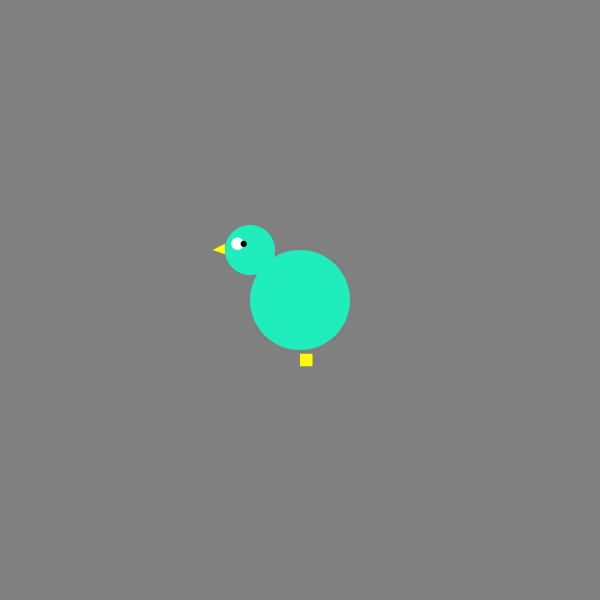
Frame 1 (no input)
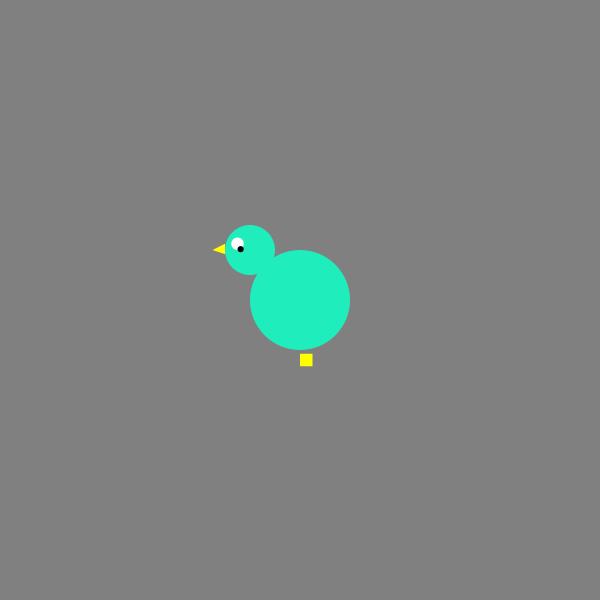
Frame 60 (the mouse pressed at the canvas centre just before this capture)
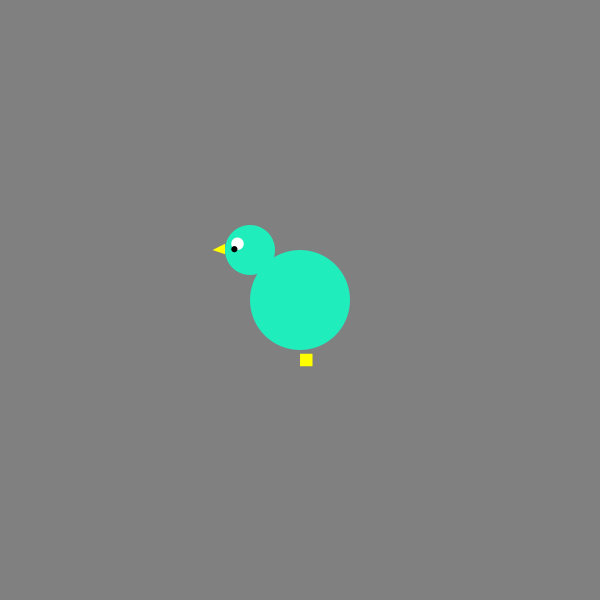
Frame 120 (the mouse held since frame 60 and released just before this capture)

The Processing sketch that drew these frames (run headless with seeded random() and noise(); from frame 60 on, the mouse is pressed at the canvas centre):

// Processing sketch: processing_29693
// ── processing_29693.pde

float grados;
float angulo;


void setup(){
  size (600,600);
  smooth();
  grados = 90.0;
  angulo =0;
  
}
void draw(){
background (128);
noStroke();
angulo += 1;
pio(width/2, height/2, 100,color(31,237,187), angulo );
  
}


void pio(float piX, float piY, float piW, color colorPio, float a){
  //cuerpo pio
  fill( colorPio);
  noStroke();
  ellipse(piX,piY,piW,piW);
  //cara pio
  ellipse(piX-(piW/2),piY-(piW/2),piW/2, piW/2);
  
 
  //ojo pio
  fill(255);
  ellipse(piX-(piW/2)-(piW/8),piY-(piW/2)-(piW/16),piW/8, piW/8);
  //pupila
 fill(0);
 
 //pushMatrix();
//translate (piX-(piW/2) ,piY-(piW/2));
//float radianes = radians(grados); 
//rotate(radianes);
 
  float xp= piX-(piW/2)-(piW/8) + (cos(radians(a))* piW/16);
 float yp= piY-(piW/2)-(piW/16) + (sin(radians(a))* piW/16);
 
 ellipse(xp,yp,piW/16, piW/16);
 //popMatrix();
 
 
 //pico pio
 fill(255,255,0);
 //pico pio
 fill(255,255,0);
 triangle (piX-(piW*3/4)-(piW/8), piY-(piW/2),piX-(piW*3/4), piY-(piW/2)- (piW/16),piX-(piW*3/4), piY-(piW/3)- (piW/8) );
 //pata pio
 fill(255,255,0);
rect (piX,piY*1.2-(piW/8/2),piW/8,piW/8);
}
